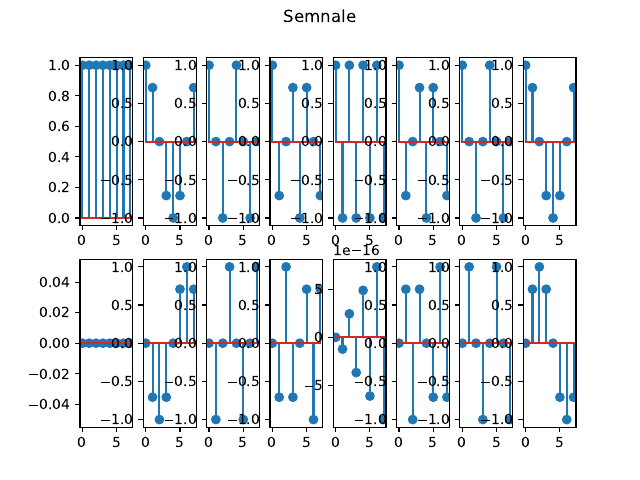

The script that saved this image:
import numpy as np
import matplotlib.pyplot as plt
import math
n=8

f8 = [[math.e**(-2j*math.pi*m*k/n) for k in range(n)] for m in range(n)]
f8= np.array(f8)
# print(f8)
fig,axs=plt.subplots(2,8)
fig.suptitle("Semnale")

for i in range(len(f8)):
    axs[0][i].stem(np.real(f8[i]))
    axs[1][i].stem(np.imag(f8[i]))
    
    #axs[i].plot(np.real(f8[i]),np.imag(f8[i]))

# verificam daca este unitara
f8_test =np.conj(np.transpose(f8)) @ f8

# print(np.real(f8))
# print(np.imag(f8))
print(np.allclose(f8_test, n*np.identity(n)))
# print(f8_test)


# def sin(t):
#     return 2*np.sin(20* np.pi * t + np.pi/2)
# def cos(t):
#     return 2*np.cos(20* np.pi * t + 0)

# time=np.arange(0,1,0.0001)

# axs[0].plot(time,sin(time))
# axs[1].plot(time,cos(time))

fig.show()
plt.savefig('ex1.pdf')
plt.show()

